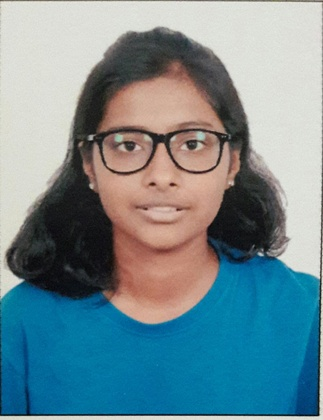
%> input picture BT19ECE005_DIP_A1/BT19ECE005.jpg, 323 x 420 px, shrunk from 1366 x 1778 before the run
$ octave DIP_A6.m   (GNU Octave 9; MATLAB toolbox functions it lacks are replaced by stand-ins)
%> lines starting %> are read from the running program, lines starting %| are printed output that depends on the picture
%% Name - Sakshi Pandagale
%% Roll no. - BT19ECE005
%% Assignment 6 - Histogram equilization of an image

clc
clear all
close all

img=imread('C:\Users\Sakshi S Pandagale\Desktop\Pictures\Saved Pictures\BT19ECE005.jpg');
%> img is the input picture: size 420x323x3 uint8; mean R, G, B 114.2, 138.6, 146.1
x = rgb2gray(img);
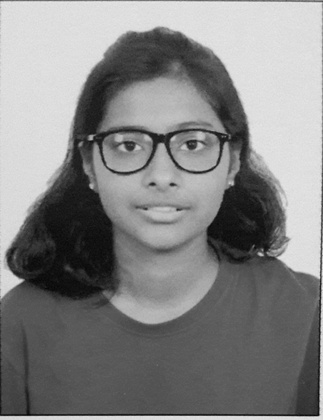
%> x: size 420x323 uint8; min 6, max 235, mean 132.2
subplot(4,1,1), imshow(x), title('original image');

% initializing the variable for histogram equalized image
% getting values of rows and columns of the image
h=zeros(1,256);
[r c]=size(x);
%> r = 420; c = 323
total_no_of_pixels=r*c;
%> total_no_of_pixels = 135660
n=0:255;

%Calculating Histogram
for i=1:r
    for j=1:c
        h(x(i,j)+1)=h(x(i,j)+1)+1;
    end
end
%> after the loop, h = 256 values, max 6564 at index 223, min 0 at index 1, mean 529.9
%
%Getting the pdf of histogram
for i=1:256
    h(i)=h(i)/total_no_of_pixels;
end
%> after the loop, h = 256 values, max 0.0484 at index 223, min 0 at index 1, mean 0.00391
%%
%Calculating cdf from pdf
cdf=h(1);
%> cdf = 0
for i=2:256
    cdf=cdf+h(i);
    h(i)=cdf;
end
%> this loop made 255 passes
%> cdf on passes 1 to 3: 0, 0, 0
%> after the loop, cdf = 1; h = 256 values from 0 to 1
%%
%Mapping
for i=1:r
    for j=1:c
        x(i,j)=round(h(x(i,j)+1)*255);
    end
end
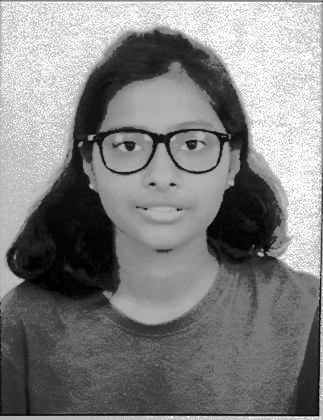
%> x: size 420x323 uint8; min 0, max 255, mean 129.4

subplot(4,1,2), stem(h), title('histogram equilization');
subplot(4,1,3), imshow(h);
subplot(4,1,4), imshow(x), title('histogram equilized image');
%> after `title('histogram equilized image')`:
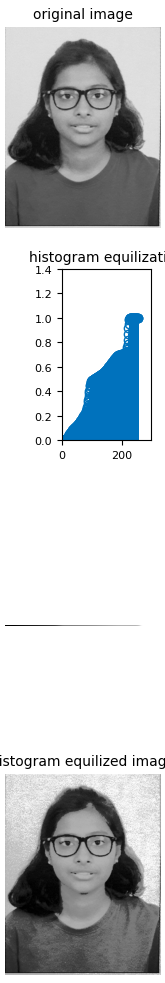
%> figure redrawn from the program's plot data, 4 panels
